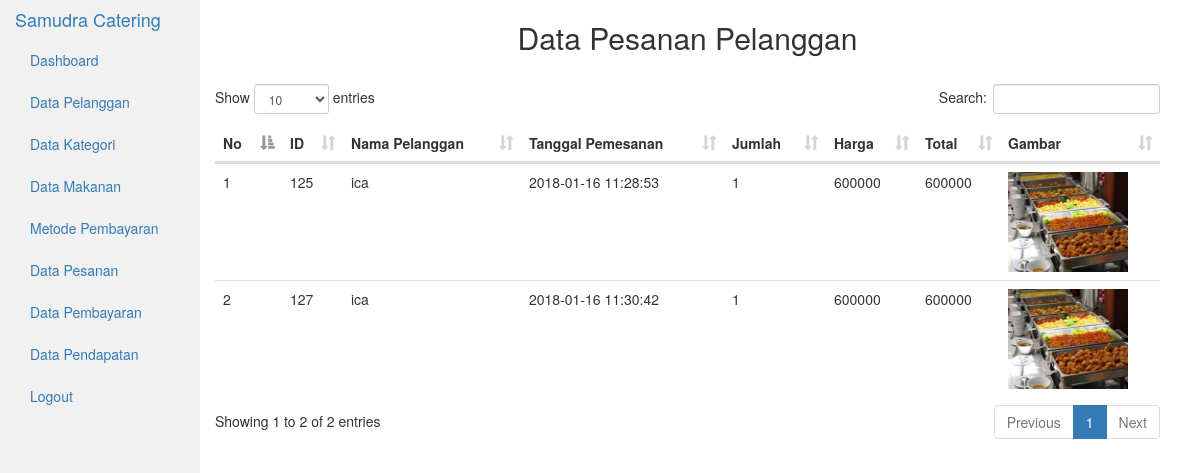
/index.php/admin/order, run on the app's committed database.
### tables this page shows
CREATE TABLE `tbl_pesanan` (
  `id` int(10) UNSIGNED NOT NULL,
  `id_plg` varchar(10) NOT NULL,
  `id_user` varchar(10) NOT NULL,
  `id_ivc` int(10) DEFAULT NULL,
  `id_produk` varchar(10) NOT NULL,
  `tanggal` datetime NOT NULL,
  `batas` datetime NOT NULL,
  `qty` int(10) DEFAULT NULL,
  `harga` varchar(20) DEFAULT NULL,
  `gambar` varchar(45) NOT NULL
);

CREATE TABLE `user` (
  `id_user` varchar(5) NOT NULL,
  `username` varchar(20) NOT NULL,
  `email` varchar(50) NOT NULL,
  `alamat` varchar(100) NOT NULL,
  `ponsel` int(12) NOT NULL,
  `password` varchar(25) NOT NULL,
  `level` enum('admin','user') NOT NULL DEFAULT 'user'
);

### application/controllers/admin/Order.php (called while the page is built, shortened)
<?php
class Order extends CI_Controller {
  public function __construct()
  {
      $this->load->model('admin/Order_model');
  }
  public function index()
  {
      $data['produk']=$this->Order_model->all();
      $this->load->view('admin/Order_view',$data);
  }
}
?>

### index.php (called while the page is built, shortened)
<?php
require_once BASEPATH.'core/CodeIgniter.php';

### application/models/admin/Order_model.php (called while the page is built, shortened)
<?php
class Order_model extends CI_Model {
    public function all(){
      $hasil = $this->db->select('o.*, (o.qty * o.harga) as total, u.username')
                        ->from('user u, tbl_pesanan o')
                        ->where('u.id_user = o.id_user')
                        ->get();
    if($hasil->num_rows() > 0){
      return $hasil->result();
    } else {
      return false;
    }
  }
}
?>

### application/views/admin/Order_view.php (the view, shortened to what this page needs)
<!DOCTYPE html>
<html lang="en">
<head>
  <link rel="stylesheet" href="<?php echo base_url()?>assets/bootstrap/css/bootstrap.min.css"/>
  <link rel="stylesheet" type="text/css" href="<?php echo base_url()?>assets/bootstrap/css/dataTables.bootstrap.min.css"/>
</head>
<body>
  <div class="container-fluid">
  <div class="row content">
    <div class="col-sm-2 sidenav">
      <h4><a href="<?php echo base_url('Shopping')?>">Samudra Catering</a></h4>
      <ul class="nav nav-pills nav-stacked">
        <li><a href="<?php echo base_url('admin/Admin')?>">Dashboard</a></li>
        <li><a href="<?php echo base_url('admin/Pelanggan')?>">Data Pelanggan</a></li>
        <li><a href="<?php echo base_url('admin/Kategori')?>">Data Kategori</a></li>
        <li><a href="<?php echo base_url('admin/Produk')?>">Data Makanan</a></li>
        <li><a href="<?php echo base_url('admin/Metode_bayar')?>">Metode Pembayaran</a></li>
        <li><a href="<?php echo base_url('admin/Order')?>">Data Pesanan</a></li>
        <li><a href="<?php echo base_url('admin/Pembayaran')?>">Data Pembayaran</a></li>
        <li><a href="<?php echo base_url('admin/Pendapatan')?>">Data Pendapatan</a></li>
      <li><?php echo anchor('logout', 'Logout'); ?></li>
      </ul><br>
    </div>
<div class="container">
  <div class="row">
    <div class="col-md-10">
      <h2><center>Data Pesanan Pelanggan</center></h2>
      <br>
      <div class="table-responsive">
      <table id="myTable" class="table table-hover">
        <thead>
          <tr>
            <th>No</th>
            <th>ID</th>
            <th>Nama Pelanggan</th>
            <th>Tanggal Pemesanan</th>
            <th>Jumlah</th>
            <th>Harga</th>
            <th>Total</th>
            <th>Gambar</th>
          </tr>
        </thead>
        <tbody>
          <?php
          $no = 1;
          foreach ($produk as $product) {
          ?>
          <tr>
              <td><?php echo $no++ ?></td>
              <td><?php echo $product->id; ?></td>
              <td><?php echo $product->username; ?></td>
              <td><?php echo $product->tanggal; ?></td>
              <td><?php echo $product->qty; ?></td>
              <td><?php echo $product->harga; ?></td>
              <td><?php echo $product->total; ?></td>
              <td><img src="<?=base_url()?>assets/images/<?=$product->gambar;?>" width="120px" height="100px"></td>
          </tr>
        <?php } ?>
        </tbody>
      </table>
      </div>
    </div>
    </div>
</body>
</html>

### application/views/admin/Order_view.php (style rules this page uses)
.row.content { height: 1500px }
.sidenav { background-color: #f1f1f1; height: 100%; }

### data on the page
tbl_pesanan: id "125", id_user.username "ica", tanggal "2018-01-16 11:28:53", qty "1", harga "600000", total "600000", gambar (picture)
tbl_pesanan: id "127", id_user.username "ica", tanggal "2018-01-16 11:30:42", qty "1", harga "600000", total "600000", gambar (picture)

### other printed values
anchor('logout', 'Logout') "Logout"
